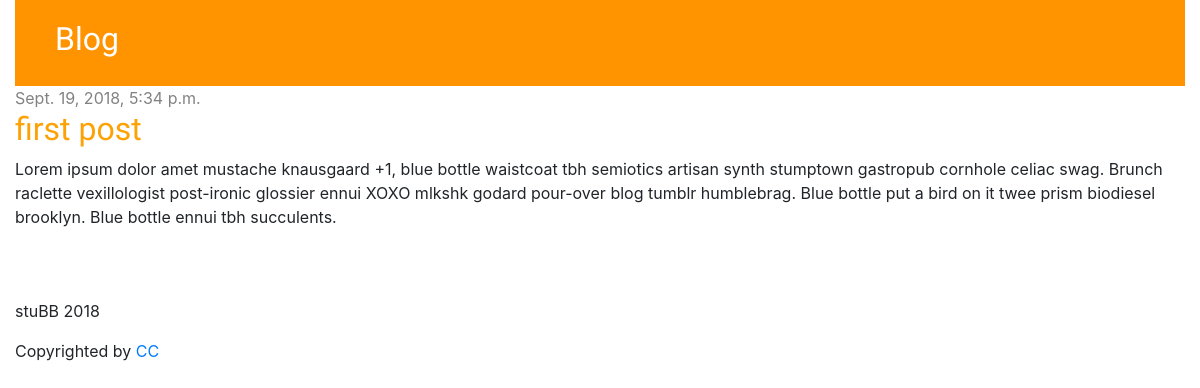
/post/1, run on the app's committed database.
### sample_blog/models.py (models this page shows, shortened)
class Post(models.Model):
    author = models.ForeignKey('auth.User', on_delete=models.CASCADE)
    title = models.CharField(max_length=200)
    text = models.TextField()
    created_date = models.DateTimeField(default=timezone.now)
    published_date = models.DateTimeField(blank=True, null=True)

### sample_blog/views.py (the view)
# urls.py: path('post/<int:pk>', views.post_detail, name='post_detail'),
def post_detail(request, pk):
    post = get_object_or_404(Post, pk=pk)
    return render(request, 'sample_blog/post_detail.html', {'post': post})

### sample_blog/templates/sample_blog/post_detail.html (shortened to what this page needs)
{% extends "sample_blog/base.html" %}
{% block content %}
<section>
    <article class="post">
        {% if post.published_date %}
            <div class="date">
                {{ post.published_date }}
            </div>
        {% endif %}
        <h1 class="post-header">{{ post.title }}</h1>
        <p>{{ post.text|linebreaksbr }}</p>
    </article>
</section>
{% endblock %}

### sample_blog/static/styles/sample_blog.css (style rules this page uses)
body { width: 100%; }
h1 { font-size: 200%; color: #fff; font-family: 'Lobster'; }
.post { margin-bottom: 70px; }
.date { color: #828282; }
.post-header { color: #fca205; }

### data on the page
Post: published_date "Sept. 19, 2018, 5:34 p.m.", title "first post", text "Lorem ipsum dolor amet mustache knausgaard +1, blue bottle waistcoat tbh semiotics artisan synth stumptown gastropub cornhole celiac swag. Brunch raclette vexillologist post-ironic glossier ennui XOXO mlkshk godard pour-over blog tumblr humblebrag. Blue bottle put a bird on it twee prism biodiesel brooklyn. Blue bottle ennui tbh succulents."
